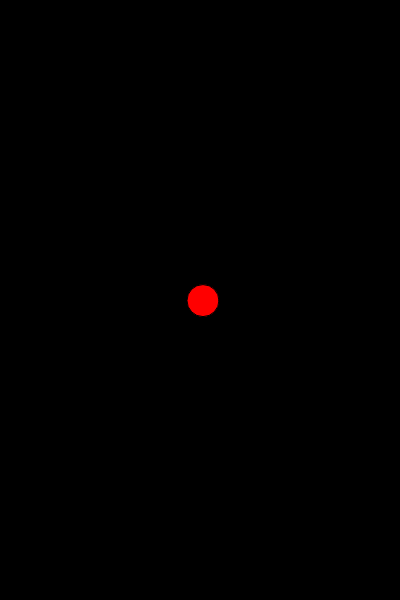
Frame 1 (no input)
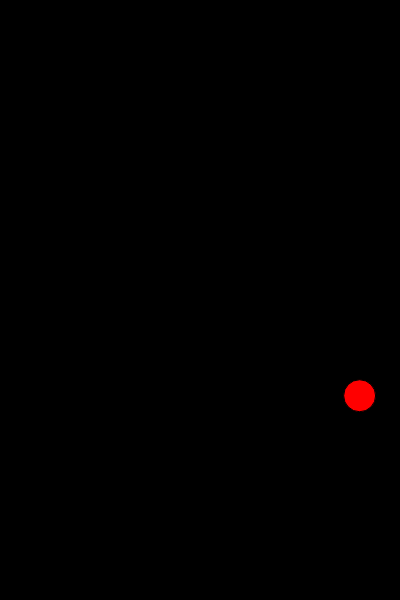
Frame 60 (no input)
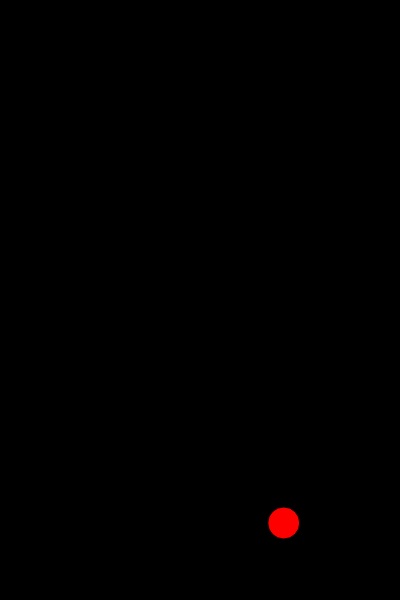
Frame 120 (the mouse pressed at the canvas centre since frame 60)

The p5.js sketch that drew these frames (run headless with seeded random() and noise() and a simulated clock; from frame 60 on, the mouse is pressed at the canvas centre):

// p5.js sketch
// ── sketch.js
/* Daniel Shiffman http://codingtra.in http://patreon.com/codingtrain Code for: https://youtu.be/cXgA1d_E-jY&.
Modificeret til gymnasiebrug af Simon Moe*/


var ball;

function setup() {
    createCanvas(400, 600);
    ball = new Ball(width/2, height/2, 32, 3);
}

function draw() {
    background(0);
    ball.update();
    ball.show();      
}

function keyPressed() {
    if (key == ' ') {
        ball.up();
    }
}

function mouseClicked(){
}


/*
OPGAVER I PLENUM 

Vi har nu oprettet et objekt - en bold, som kan hoppe. Men det smukke ved objektorienteret programmering er, at vi relativt let kan oprette flere. Mange flere. 

For at gøre det, skal vi bruge et andet centralt fænomen indenfor programmering: lister - eller på engelsk: arrays.

Start med at oprette en variabel til dit array - det gøres med følgende syntaks:

var balls = [];

De firkantede paranteser fortæller programmet, at variablen er et array - det er ikke altid nødvendigt at udpensle i Javascript, men med arrays er det. 

I setup funktionen bliver der nu lavet en enkelt bold - men vi vil lave mange. Og vi vil gemme dem i vores array: balls.  

Når vi skal oprette nye elementer i et Array kan vi bruge metoden push:

balls.push(new Ball(random(width), 40, 24, random(-2,2)));

Lad os skrive det ind i setup. 

Nu opretter vi ganske vist et array med foreløbig en enkelt bold i - men vi viser dem aldrig og vi opdaterer dem aldrig. Lad os lave en ny løkke i draw() som kalder metoderne update og show på alle de bolde der måtte være i vores Array:

for(i=0; i < balls.lentgh; i++){
    balls[i].update();
    balls[i].show();
}

Skriv for-loopet ind i draw()

_ _ _ _ _ _ _ _

SELVSTÆNDIGE OPGAVER

I koden er de en tom funktion: mouseClicked - den bliver kaldt når musen klikker. Kan du bruge metoden til at pushe nye objekter ind i Arrayet?

Måske kan du også bruge mouseX og mouseY til at oprette dem lige der hvor der klikkes? 

Se om du kan bruge metoden random() til at give dem flere forskellige parametre når du opretter dem i setup - 
https://p5js.org/reference/#/p5/random

-husk at du godt kan bruge random(neg,pos) hvis du vil have boldene til at svinge i forskellige retninger på x-aksen 

Nu skulle der så gerne være en masse forskellige bolde, som har forskellige størrelser og forskellige startpunkter. 

Men de kan ikke hoppe! Lav en ny for-løkke i metoden up(), som får alle boldene til at hoppe når man trykker på mellemrumstasten

_ _ _ _ _ _ _ _

LIDT SVÆRERE OPGAVER

Lige nu hopper små og store bolde lige højt - sådan er det ikke i den virkelige verden. 

Se om du  - ligesom sidst - kan gøre boldens friktion afhængig af dens størrelse i ball.js filen. 

Kan du give boldene farver, så de er blå når de er store og grønne når de er små?

Tip: du kan bruge map() funktionen.

Kan du skrive en for løkke, så der starter med at blive oprettet 100 objekter?

_ _ _ _ _ _ _ _


*/
// ── ball.js
/* Udviklet af Daniel Shiffman - http://patreon.com/codingtrain
Videre modificeret og udviklet til gymnasiebrug af Simon Moe 
*/

function Ball(x, y, size, xspeed) {
    this.y = y;
    this.x = x;
    this.size = size;
    this.col = [255, 0, 0];
    this.xspeed = xspeed;
    
    this.gravity = .6;
    this.velocity = 0;
    this.yfriction = .99;
    this.xfriction = .996;
    this.lift = 15;

  this.show = function() {
    fill(this.col);
    ellipse(this.x, this.y, this.size, this.size);
  }

  this.update = function() {      
      this.velocity += this.gravity;
      this.velocity *= this.yfriction;
      this.y += this.velocity;
      
       this.xspeed *= this.xfriction;
      this.x += this.xspeed;
            
      if(this.y > height - this.size/2){
          this.y = height - this.size/2;
          this.velocity = -this.velocity;
      }
      if(this.y <= 0 + this.size/2){
          this.velocity = - this.velocity;
      }
      if(this.x > width - this.size/2){
          this.x = width - this.size/2;
          this.xspeed = - this.xspeed;
      }
      if(this.x <= 0 + this.size/2){
          this.x = 0 + this.size/2;
          this.xspeed = -this.xspeed;
      }
      
  }

  this.up = function() {
      this.velocity -= this.lift;
  }
 
}

/*



*/
